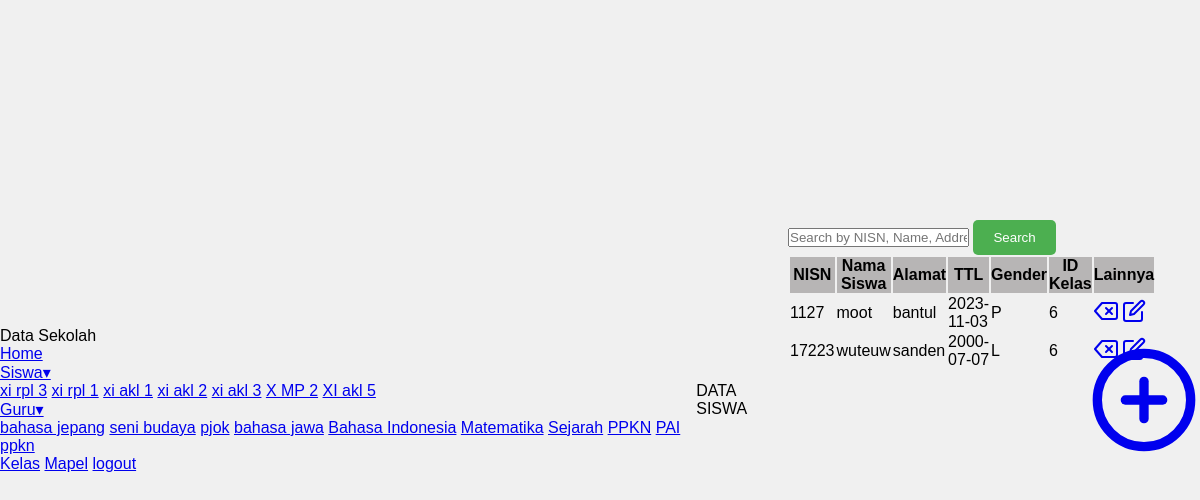
Page /coba.php?kelas=6 on the committed database.
### tables this page shows
CREATE TABLE `kelas` (
  `id_kelas` varchar(10) NOT NULL,
  `nama_kelas` varchar(30) NOT NULL
);

CREATE TABLE `mapel` (
  `id_mapel` varchar(10) NOT NULL,
  `nama_mapel` varchar(35) NOT NULL,
  `id_guru` varchar(10) NOT NULL
);

CREATE TABLE `siswa` (
  `nisn` varchar(10) NOT NULL,
  `nama_siswa` varchar(35) NOT NULL,
  `alamat` varchar(35) NOT NULL,
  `ttl` date NOT NULL,
  `gender` varchar(1) NOT NULL,
  `id_kelas` varchar(10) NOT NULL
);

### coba.php (the view, shortened to what this page needs)
<?php
include "koneksi.php";
?>
<head>
    <link rel="stylesheet" href="coba.css">
</head>
<body class="body-siswa">
    <?php
    include "nav.php";
    ?>
    <header><span>DATA SISWA</span></header>
    <div class="container">
        <form method="GET" action="">
            <input type="text" name="search" placeholder="Search by NISN, Name, Address, TTL, Class ID" />
            <button type="submit">Search</button>
        </form>
        <table>
            <tr style="background-color: #b7b5b5;">
                <th>NISN</th>
                <th>Nama Siswa</th>
                <th>Alamat</th>
                <th>TTL</th>
                <th>Gender</th>
                <th>ID Kelas</th>
                <th>Lainnya</th>
            </tr>
            <?php
            if (isset($_GET['search'])) {
                $search = $_GET['search'];
                $data = mysqli_query($koneksi, "SELECT * FROM siswa WHERE nisn LIKE '%$search%' OR nama_siswa LIKE '%$search%' OR alamat LIKE '%$search%' OR ttl LIKE '%$search%' OR id_kelas LIKE '%$search%'");
            } else if (isset($_GET['kelas'])) {
                $kelas = $_GET['kelas'];
                $data = mysqli_query($koneksi, "SELECT * FROM siswa WHERE id_kelas = $kelas");
            } else if(isset($_GET['siswa'])){
                $data = mysqli_query($koneksi, "SELECT * FROM siswa");
            } else{
                echo "nod faund";
            }
                    while ($tampil = mysqli_fetch_array($data)) {
                    ?>
                        <tr class="tr-data">
                            <td><?php echo $tampil['nisn']; ?></td>
                            <td><?php echo $tampil['nama_siswa']; ?></td>
                            <td><?php echo $tampil['alamat']; ?></td>
                            <td><?php echo $tampil['ttl']; ?></td>
                            <td><?php echo $tampil['gender']; ?></td>
                            <td><?php echo $tampil['id_kelas']; ?></td>
                            <td>
                                <a href="delete-siswa.php?id=<?php echo $tampil['nisn']; ?>"><i data-feather="delete" class="lain-1"></i></a>
                                <a href="edit_siswa.php?id=<?php echo $tampil['nisn']; ?>"><i data-feather="edit" class="lain-1"></i></a>
                            </td>
                        </tr>
                    <?php
                    }
                    ?>
        </table>
    </div>
    <div class="container2">
        <a href="tambah_siswa.php" class="tambah"><i data-feather="plus-circle" style="width: 7rem; height: 7rem;"></i></a>
    </div>
</body>

### nav.php (shortened to what this page needs)
<?php
include "koneksi.php";
?>
<nav>
   <span class="logo">Data <span class="logo-1">Sekolah</span></span>
   <div class="menu">
       <a href="dash.php">Home</a>
       <div class="men-sis">
           <a href="siswa.php">Siswa&#9662;</a>
           <div class="men-sis-1">
               <?php
               $data = mysqli_query($koneksi, "SELECT * FROM kelas");
               while($tampil = mysqli_fetch_array($data)) {
                   ?>
                   <a href="siswa.php?kelas=<?php echo $tampil['id_kelas']; ?>"><?php echo $tampil['nama_kelas']; ?></a>
                   <?php
               }
               ?>
           </div>
       </div>
       <div class="men-sis">
           <a href="guru.php">Guru&#9662;</a>
           <div class="men-gur-1">
               <?php
               $data = mysqli_query($koneksi, "SELECT * FROM mapel");
               while($tampil = mysqli_fetch_array($data)) {
                   ?>
                   <a href="guru.php?idm=<?php echo $tampil['id_mapel']; ?>"><?php echo $tampil['nama_mapel']; ?></a>
                   <?php
               }
               ?>
           </div>
       </div>
       <a href="kelas.php">Kelas</a>
       <a href="mapel.php">Mapel</a>
       <a href="login.php">logout</a>
   </div>
</nav>

### coba.css (style rules this page uses)
* { margin: 0; padding: 0; box-sizing: border-box; }
body { display: flex; justify-content: center; align-items: center; height: 100vh; background-color: #f0f0f0; font-family: Arial, sans-serif; }
.container { width: 300px; height: 400px; position: relative; perspective: 1000px; }
button { margin-top: 20px; padding: 10px 20px; background-color: #4CAF50; color: #fff; border: none; border-radius: 5px; cursor: pointer; }

### rows in the picture
kelas: nama_kelas "xi rpl 3"
kelas: nama_kelas "xi rpl 1"
kelas: nama_kelas "xi akl 1"
kelas: nama_kelas "xi akl 2"
kelas: nama_kelas "xi akl 3"
kelas: nama_kelas "X MP 2"
kelas: nama_kelas "XI akl 5"
mapel: nama_mapel "bahasa jepang"
mapel: nama_mapel "seni budaya"
mapel: nama_mapel "pjok"
mapel: nama_mapel "bahasa jawa"
mapel: nama_mapel "Bahasa Indonesia"
mapel: nama_mapel "Matematika"
mapel: nama_mapel "Sejarah"
mapel: nama_mapel "PPKN"
mapel: nama_mapel "PAI"
mapel: nama_mapel "ppkn"
siswa: nisn "1127", nama_siswa "moot", alamat "bantul", ttl "2023-11-03", gender "P", id_kelas "6"
siswa: nisn "17223", nama_siswa "wuteuw", alamat "sanden", ttl "2000-07-07", gender "L", id_kelas "6"
